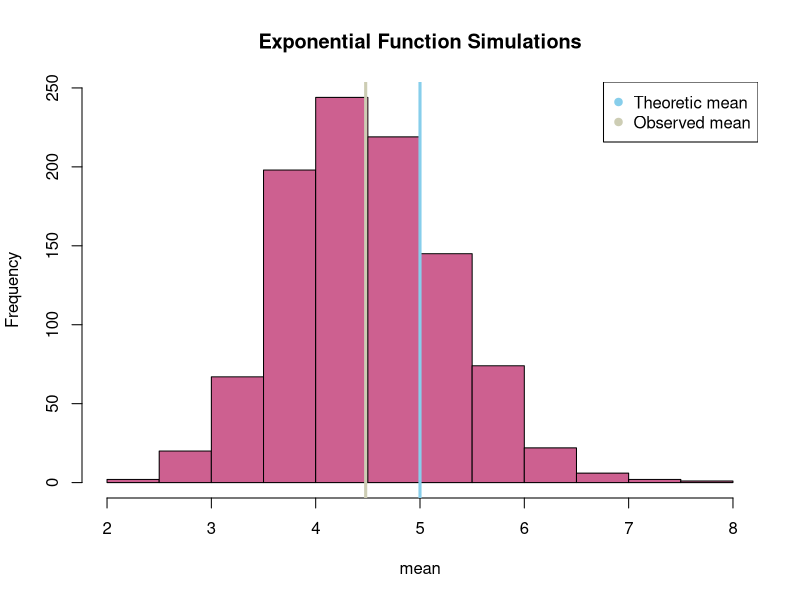
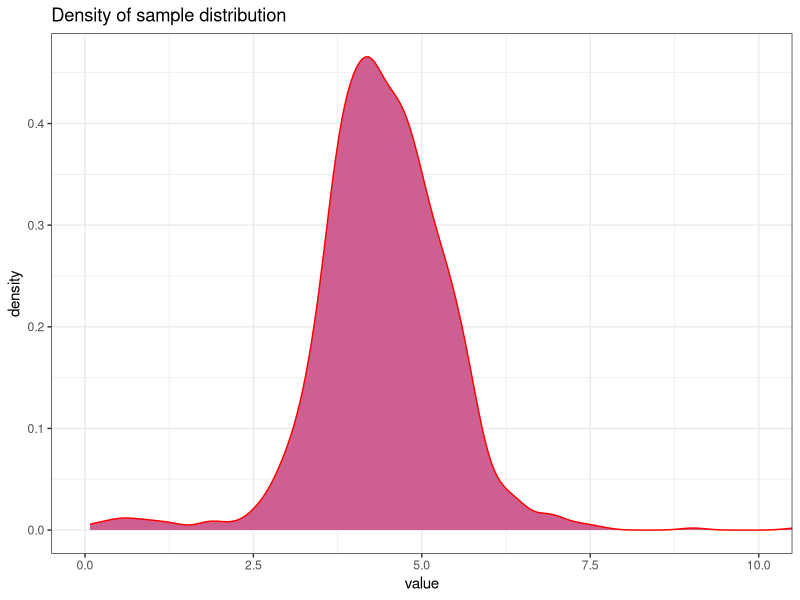
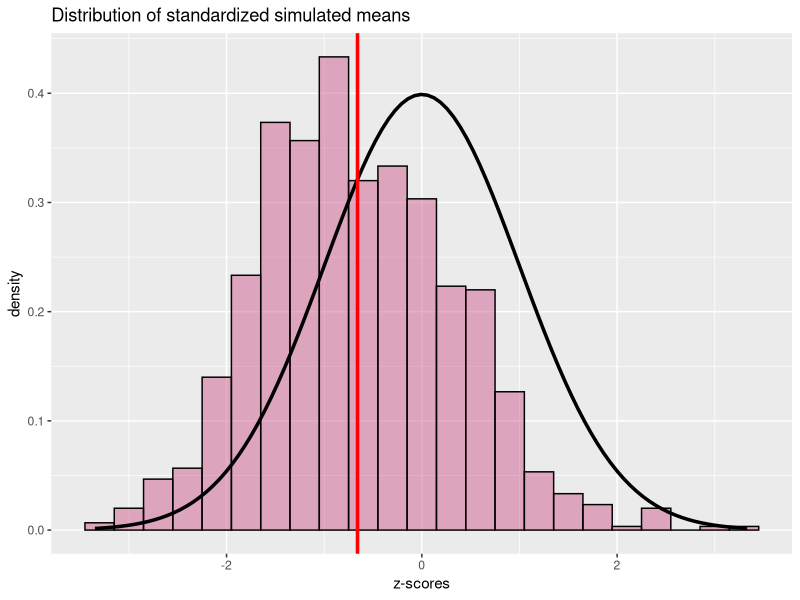

The R source for these figures, in order:
## ---- chunk 1
knitr::opts_chunk$set(echo = TRUE,fig.width=5, fig.height=4)
## ---- chunk 2
set.seed(13)
lambda = 0.2
n = 40 
simulations = 1000
dstbn = rexp(n, lambda)
## ---- chunk 3
dstbn_sampled = matrix(sample(dstbn,simulations*n,replace = T),simulations,n)
dstbn_resampled = apply(dstbn_sampled, 1, mean)
## ---- chunk 4
theory_mean = 1/lambda
observed_mean = mean(dstbn_resampled)
## ---- chunk 5
data.frame(distribution = c("Theoretical","Observed"),means = c(theory_mean,observed_mean))
## ---- chunk 6
hist(dstbn_resampled, xlab = "mean", main = "Exponential Function Simulations", col = "hotpink3")
abline(v = theory_mean, col = "skyblue", lwd = 3)
abline(v = observed_mean, col = "lightyellow3", lwd = 3)
legend("topright", col = c("skyblue","lightyellow3"), legend = c("Theoretic mean", "Observed mean"), pch = 19)
## ---- chunk 7
theory_var = (theory_mean/sqrt(n))^2
observed_var = var(dstbn_resampled)
## ---- chunk 8
data.frame(distribution = c("Theoretical","Observed"),variance = c(theory_var,observed_var))
## ---- chunk 9
## Creating dataframe for visualization
df = data.frame(obs=c(rep("observed",40),rep("sampled",40)),value=c(dstbn,dstbn_resampled))

## Visualization
library(ggplot2)
ggplot(
  df,
  aes(
    x = value,
  )
) + geom_density(fill = "hotpink3", color = "red") +
  theme_bw() +
  coord_cartesian(xlim = c(0,10)) + 
  ggtitle("Density of sample distribution")
  
## ---- chunk 10
dstbn_normalized = data.frame(z=as.numeric((dstbn_resampled-theory_mean)/sqrt(theory_var)))
z_mean = mean(dstbn_normalized$z)
## ---- chunk 11
ggplot(
  dstbn_normalized,
  aes(
    x = z
  )
) + geom_histogram(alpha=0.5,  binwidth = 0.3, fill="hotpink3", color="black", aes(y = ..density..)) +
   stat_function(fun = dnorm, size = 1.2) +
   geom_vline(xintercept = z_mean, color="red", size = 1.2) +
   ggtitle("Distribution of standardized simulated means") +
   xlab("z-scores")
